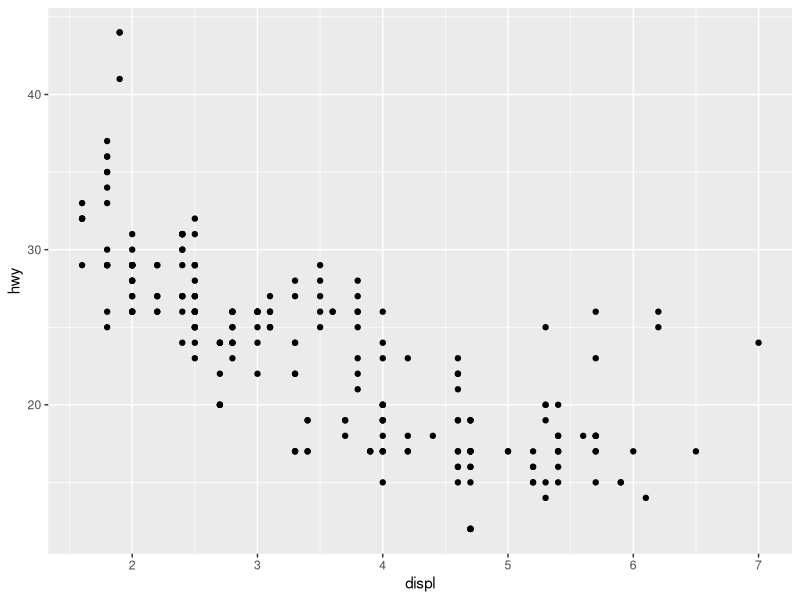
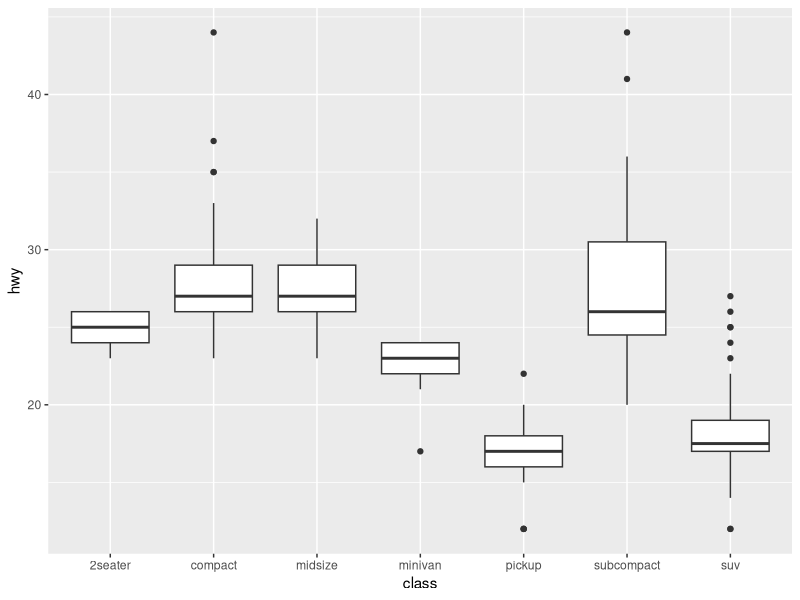
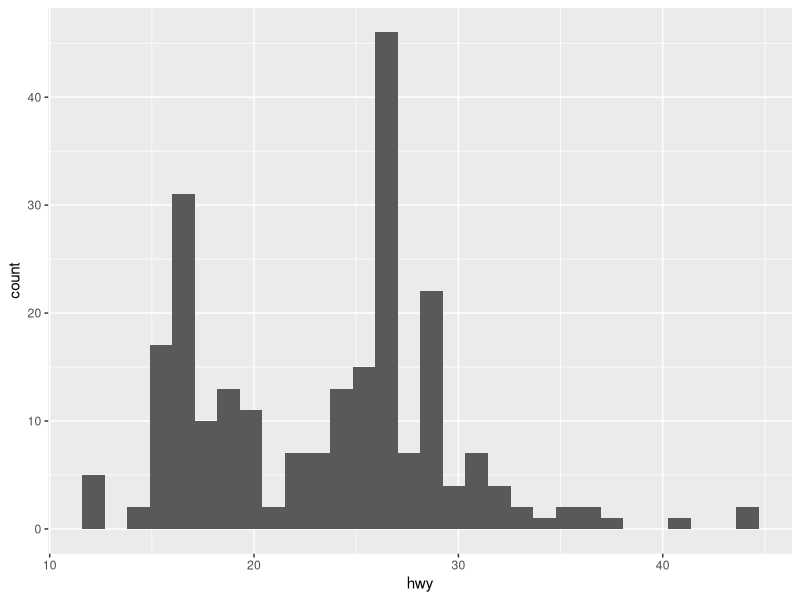
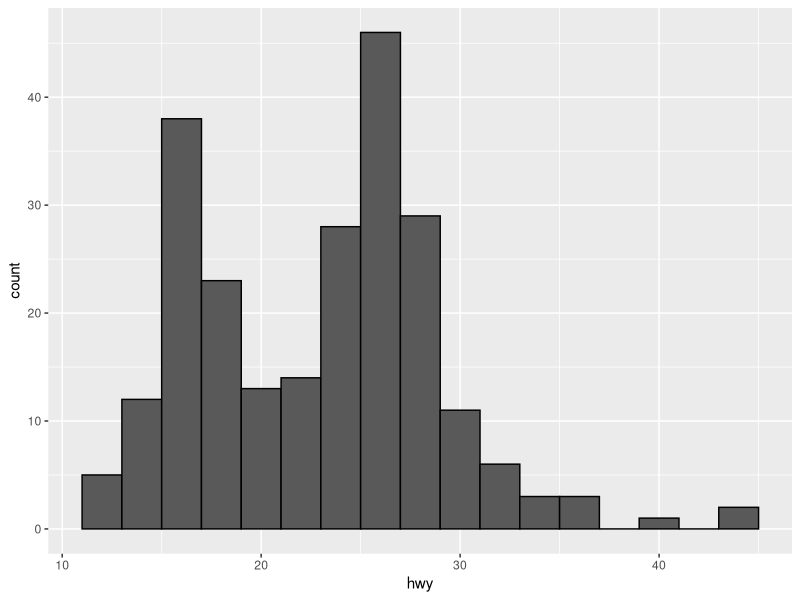
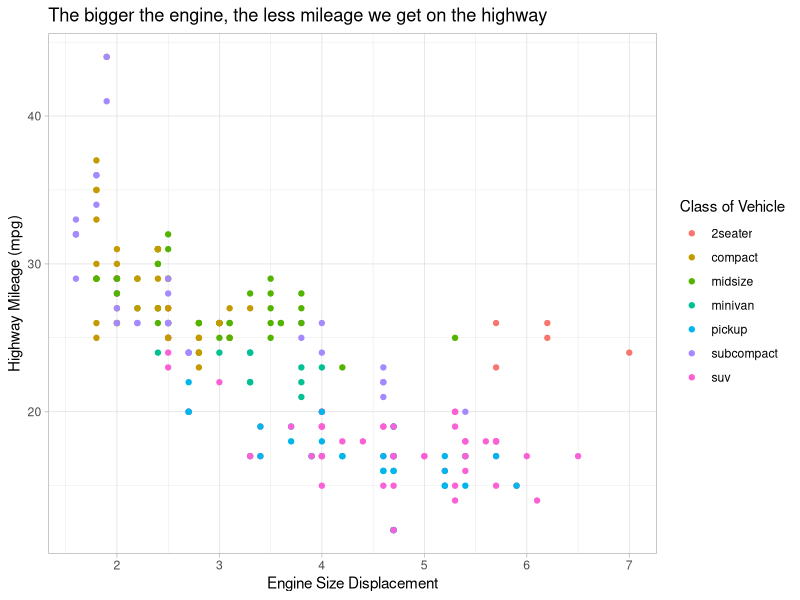
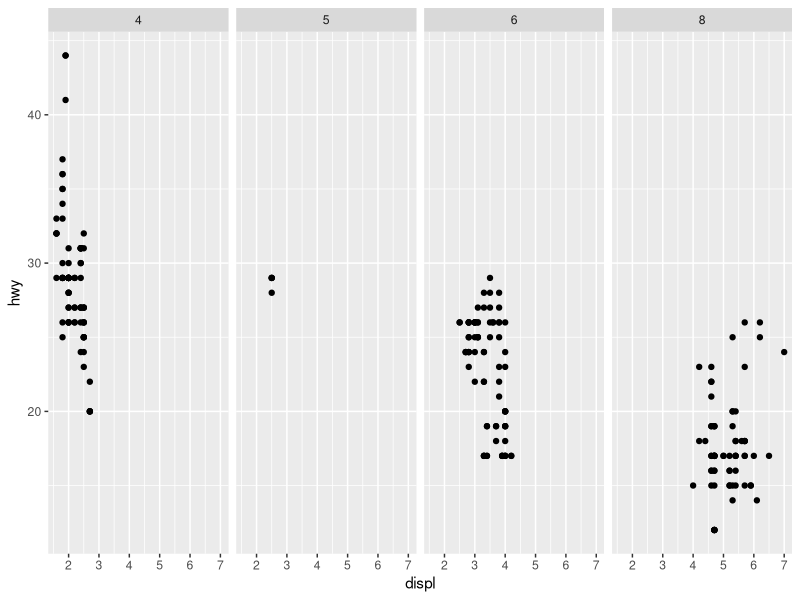
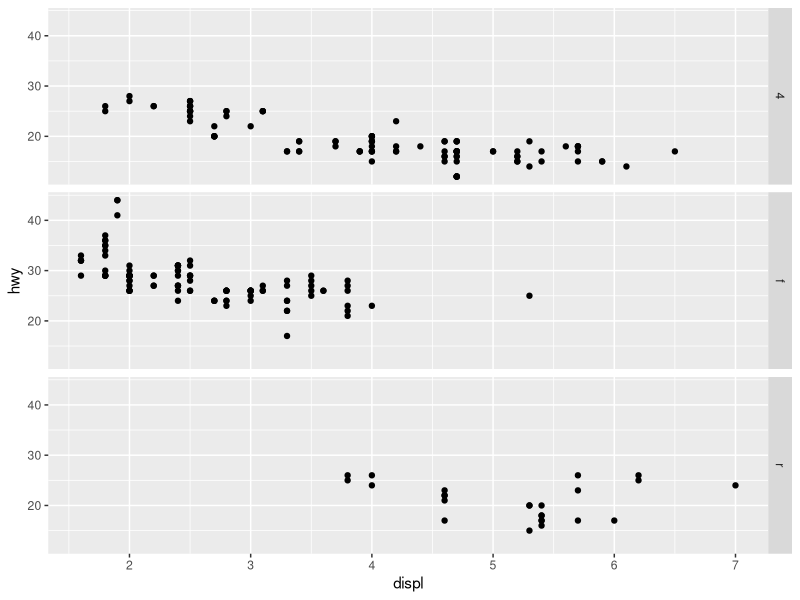
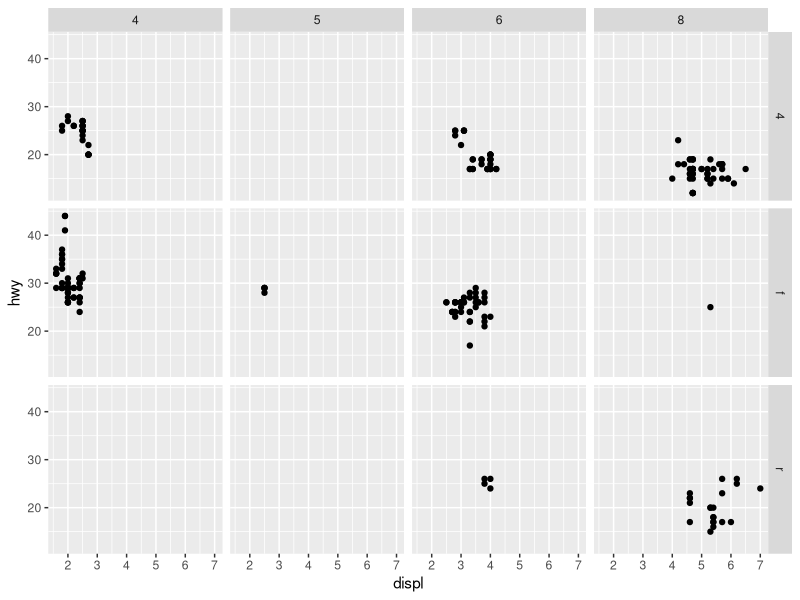

These charts were generated, in order, by the following R code:
## ---- chunk 1
#| label: setup
#| include: false
library(tidyverse)


## ---- chunk 2
#| label: show-mpg-names
head(mpg)
## ---- chunk 3
#| label: create-mpg-scatterplot

ggplot(mpg) +
  geom_point(aes(x = displ, y = hwy))
## ---- chunk 4
#| label: create-mpg-boxplot


ggplot(data = mpg) +
  geom_boxplot(mapping = aes(x = class, y = hwy))
## ---- chunk 5
#| label: hwy-histogram

ggplot(data = mpg) +
  geom_histogram(aes(x = hwy))
  
## ---- chunk 6
#| label: add-binwidth

ggplot(data = mpg) +
  geom_histogram(aes(x = hwy),
                 binwidth = 2,
                 color = "black")
## ---- chunk 7
#| label: scatterplot-aesthetic-mappings

ggplot(data = mpg) +
  geom_point(mapping = aes(x = displ, 
                           y = hwy,
                           color = class,
                           )) +
  labs(x = "Engine Size Displacement",
       y = "Highway Mileage (mpg)",
       color = "Class of Vehicle",
       title = "The bigger the engine, the less mileage we get on the highway") +
  theme_light()
## ---- chunk 8
#| label: faceting-by-mpg-variables
# Makes a plot that the commands below will modify
q <- ggplot(mpg) + geom_point(aes(x = displ, y = hwy))

q + facet_grid(. ~ cyl)
q + facet_grid(drv ~ .)
q + facet_grid(drv ~ cyl)
q + facet_wrap(~ class)
## ---- chunk 9
#| label: bar-plot-for-class

ggplot(data = mpg) +
  geom_bar(aes(x = class,
               fill = drv),
           position = "dodge") + 
  labs(x = "Class of Vehicle",
       y = "Number of Vehicles in Sample",
       fill = "Type of Drive") +
  theme_bw()
## ---- chunk 10
#| label: plot-with-dipl-hwy-class
ggplot(mpg, aes(x = displ, y = hwy)) + 
  geom_point(aes(color = class)) +
  geom_smooth(color = "black",
              se = FALSE,
              method = "lm") + 
  scale_color_viridis_d()

#ggsave("example.jpg", width = 6, height = 4)
